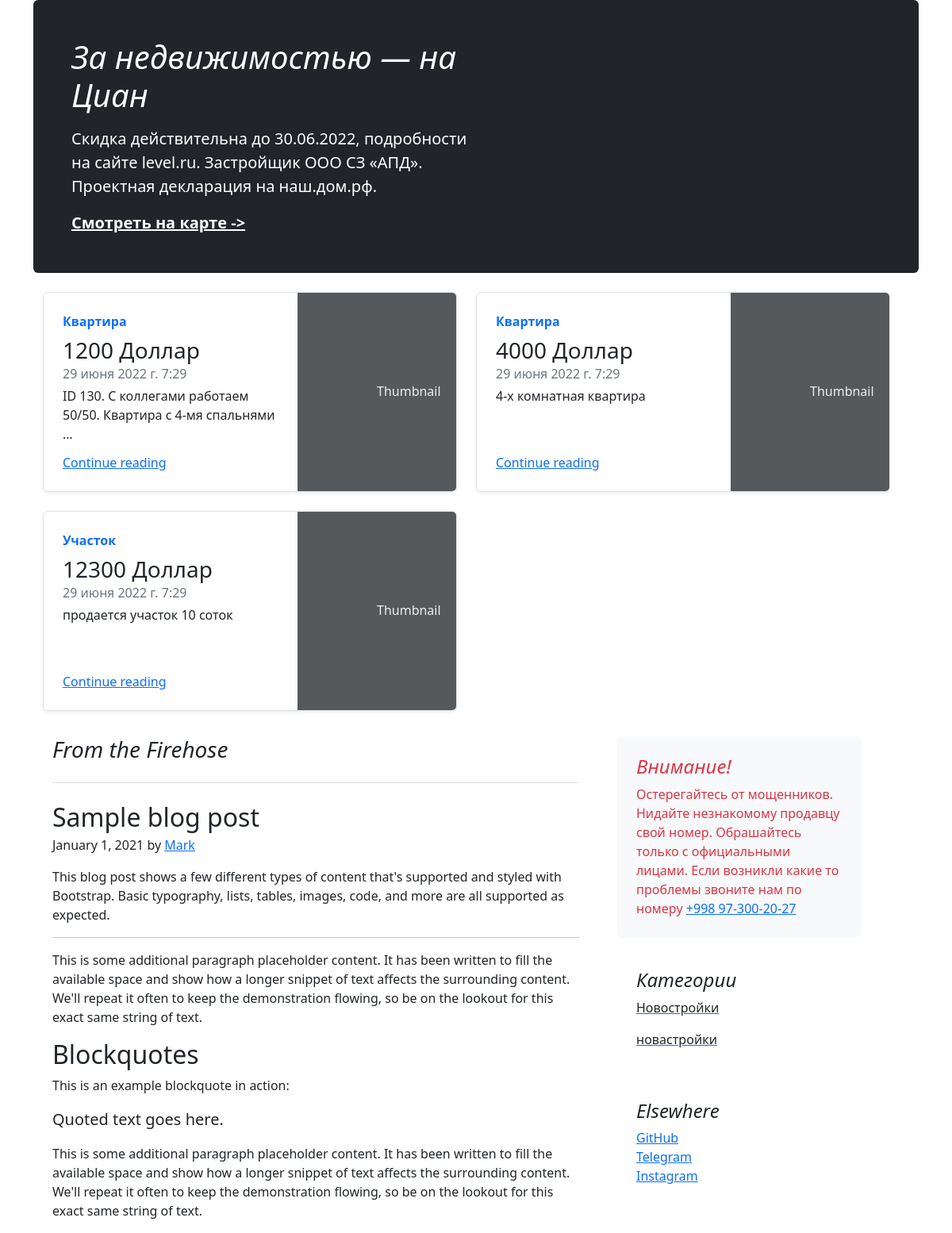
The app's page /, older data.
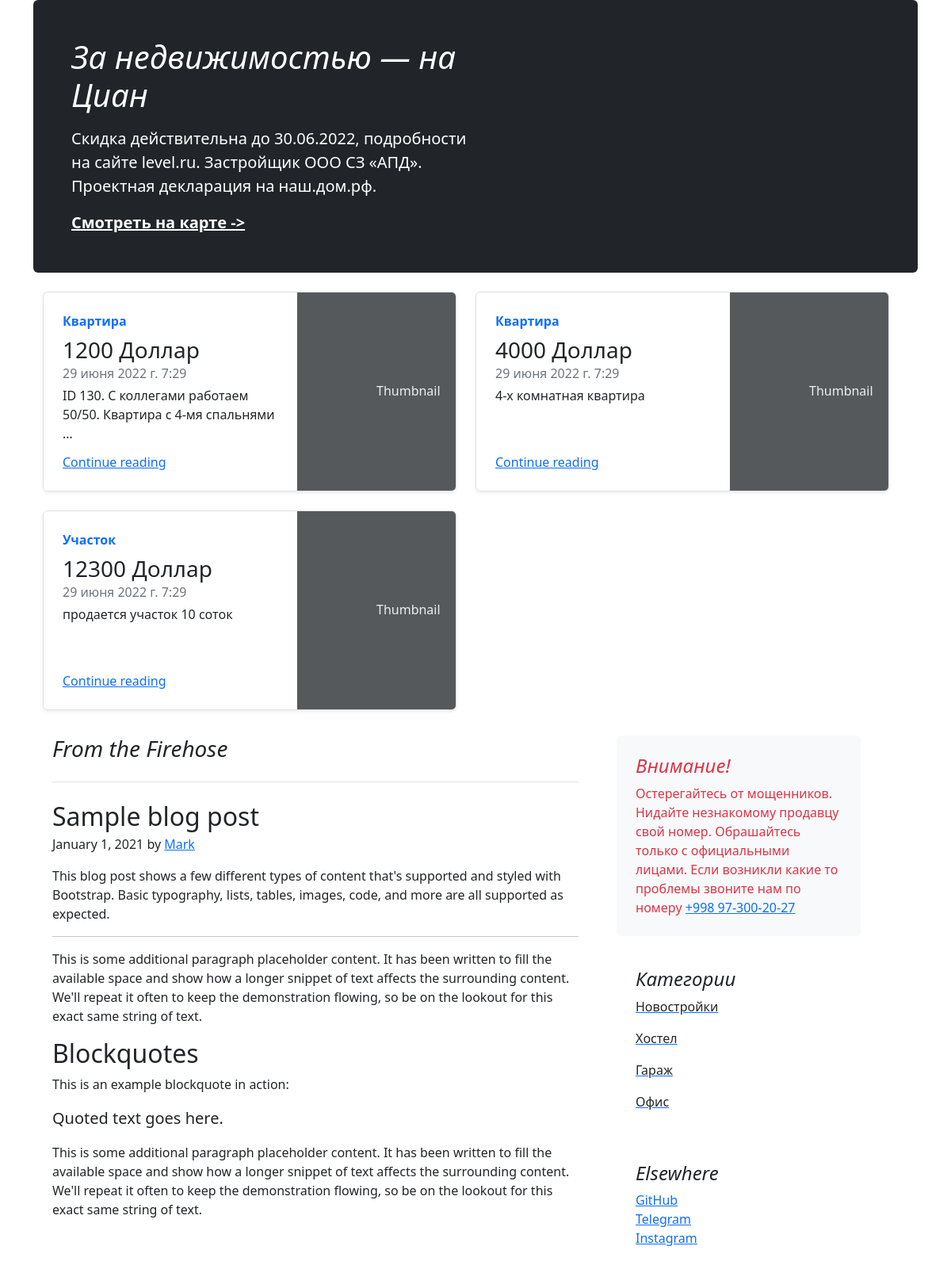
The same page, newer data.
### main/models.py (models this page shows, shortened)
class Estate(models.Model):
    title = models.CharField(verbose_name="Название", max_length=255, null=True, blank=True)
    description = models.TextField(verbose_name="Описание", null=True, blank=True)
    price = models.PositiveBigIntegerField(verbose_name="Цена")
    currency = models.CharField(verbose_name="Валюта", max_length=32, choices=CURRENCY, default=DOLLAR)
    area = models.PositiveIntegerField(verbose_name="Площадь")
    room_amount = models.PositiveSmallIntegerField(verbose_name="Количество комнат")
    type = models.CharField(verbose_name="Тип недвижимости", max_length=64, choices=ESTATE_TYPE, default=FLAT)
    categories = models.ManyToManyField(Category, related_name='estates')
    created_date = models.DateTimeField(default=now, editable=False)

class Category(models.Model):
    name = models.CharField(verbose_name="Категории", max_length=64)

### main/views.py (the view)
# urls.py: path('', views.index, name='authentication'),
def index(request):
    estates = Estate.objects.all()
    search_estates = request.GET.get("search")
    if search_estates:
        estates = Estate.objects.filter(Q(price__icontains=search_estates) | Q(description__icontains=search_estates))
    categories = Category.objects.all()
    return render(request, "index.html", {'estates': estates, 'categories': categories})

### main/templates/index.html (shortened to what the changed rows need)
{% extends "base.html" %}
{% block body %}
  {% if user.is_authenticated %}
    <main class="container">
      <div class="p-4 p-md-5 mb-4 text-white rounded bg-dark">
        <div class="col-md-6 px-0">
          <h1 class="display-6 fst-italic">За недвижимостью — на Циан</h1>
          <p class="lead my-3">Скидка действительна до 30.06.2022, подробности на сайте level.ru. Застройщик ООО СЗ «АПД». Проектная декларация на наш.дом.рф.</p>
          <p class="lead mb-0"><a href="{% url 'map' %}" class="text-white fw-bold">Смотреть на карте -></a></p>
        </div>
      </div>
        <div class="row mb-2 container">
          {% for estate in estates %}
         <div class="col-md-6">
             <div class="row g-0 border rounded overflow-hidden flex-md-row mb-4 shadow-sm h-md-250 position-relative">
              <div class="col p-4 d-flex flex-column position-static">
                <strong class="d-inline-block mb-2 text-primary">{{ estate.type }}</strong>
                <h3 class="mb-0">{{ estate.price }}  {{ estate.currency }}</h3>
                <div class="mb-1 text-muted">{{ estate.created_date }}</div>
                <p class="card-text mb-auto">{{ estate.description | truncatewords:10 }}</p>
                <a href="{% url 'estate_detail' estate.id %}" class="stretched-link">Continue reading</a>
              </div>
                <div class="col-auto d-none d-lg-block">
                </div>
            </div>
          </div>
          {% endfor %}
        </div>
      <div class="row g-5 container">
        <div class="col-md-8">
          <h3 class="pb-4 mb-4 fst-italic border-bottom">
            From the Firehose
          </h3>
          <article class="blog-post">
            <h2 class="blog-post-title mb-1">Sample blog post</h2>
            <p class="blog-post-meta">January 1, 2021 by <a href="#">Mark</a></p>
            <p>This blog post shows a few different types of content that's supported and styled with Bootstrap. Basic typography, lists, tables, images, code, and more are all supported as expected.</p>
            <hr>
            <p>This is some additional paragraph placeholder content. It has been written to fill the available space and show how a longer snippet of text affects the surrounding content. We'll repeat it often to keep the demonstration flowing, so be on the lookout for this exact same string of text.</p>
            <h2>Blockquotes</h2>
            <p>This is an example blockquote in action:</p>
            <blockquote class="blockquote">
              <p>Quoted text goes here.</p>
            </blockquote>
            <p>This is some additional paragraph placeholder content. It has been written to fill the available space and show how a longer snippet of text affects the surrounding content. We'll repeat it often to keep the demonstration flowing, so be on the lookout for this exact same string of text.</p>
          </article>
        </div>
        <div class="col-md-4">
          <div class="position-sticky" style="top: 2rem;">
            <div class="p-4 mb-3 bg-light rounded">
              <h4 class="fst-italic text-danger">Внимание!</h4>
              <p class="mb-0 text-danger">Остерегайтесь от мощенников. Нидайте незнакомому продавцу свой номер. Обрашайтесь только с официальными лицами. Если возникли какие то проблемы звоните нам по номеру <a href="tel:+998973002027" class="text-primary">+998 97-300-20-27</a></p>
            </div>
            <div class="p-4">
              <h4 class="fst-italic">Категории</h4>
              {% for category in categories.all %}
              <ol class="list-unstyled mb-0">
                <li><a href="{% url 'category_detail' category.id %}"><p class="text-dark">{{ category.name }}</p></a></li>
              </ol>
              {% endfor %}
              {% for photo in photos %}
                  <a href="{% url 'estate_img' estate_img.id %}">hello</a>
              {% endfor %}
            </div>
            <div class="p-4">
              <h4 class="fst-italic">Оставайтесь с нами</h4>
              <ol class="list-unstyled">
                <li><a href="https://github.com/begmatovTimur/HomeClick">GitHub</a></li>
                <li><a href="https://web.telegram.org/z/#-1423151785">Telegram</a></li>
                <li><a href="https://www.instagram.com/monday.academy/">Instagram</a></li>
              </ol>
            </div>
          </div>
        </div>
      </div>
    </main>
  {% else %}
  <main class="container">
    <div class="p-4 p-md-5 mb-4 text-white rounded bg-dark">
      <div class="col-md-6 px-0">
        <h1 class="display-6 fst-italic">За недвижимостью — на Циан</h1>
      </div>
    </div>
      <div class="row mb-2 container">
        {% for estate in estates %}
       <div class="col-md-6">
           <div class="row g-0 border rounded overflow-hidden flex-md-row mb-4 shadow-sm h-md-250 position-relative">
            <div class="col p-4 d-flex flex-column position-static">
              <strong class="d-inline-block mb-2 text-primary">{{ estate.type }}</strong>
              <h3 class="mb-0">{{ estate.price }}  {{ estate.currency }}</h3>
              <div class="mb-1 text-muted">{{ estate.created_date }}</div>
              <p class="card-text mb-auto">{{ estate.description | truncatewords:10 }}</p>
              <a href="{% url 'authentication' %}" class="stretched-link">Continue reading</a>
            </div>
              <div class="col-auto d-none d-lg-block">
                <svg class="bd-placeholder-img" width="200" height="250" xmlns="http://www.w3.org/2000/svg" role="img" aria-label="Placeholder: Thumbnail" preserveAspectRatio="xMidYMid slice" focusable="false"><title>Placeholder</title><rect width="100%" height="100%" fill="#55595c"></rect><text x="50%" y="50%" fill="#eceeef" dy=".3em">Thumbnail</text></svg>
              </div>
          </div>
        </div>
        {% endfor %}
      </div>
    <div class="row g-5 container">
      <div class="col-md-8">
        <article class="blog-post">
          <h2 class="blog-post-title mb-1">Sample blog post</h2>
          <h2>Blockquotes</h2>
        </article>
      </div>
      <div class="col-md-4">
        <div class="position-sticky" style="top: 2rem;">
          <div class="p-4">
            {% for category in categories.all %}
            <ol class="list-unstyled mb-0">
              <li><a href="{% url 'category_detail' category.id %}"><p class="text-dark">{{ category.name }}</p></a></li>
            </ol>
            {% endfor %}
          </div>
        </div>
      </div>
    </div>
  </main>
  {% endif %}
{% endblock %}

Row changes from the older to the newer data that the page shows:
removed Category: name "новастройки"
added Category: name "Хостел"
added Category: name "Гараж"
added Category: name "Офис"
